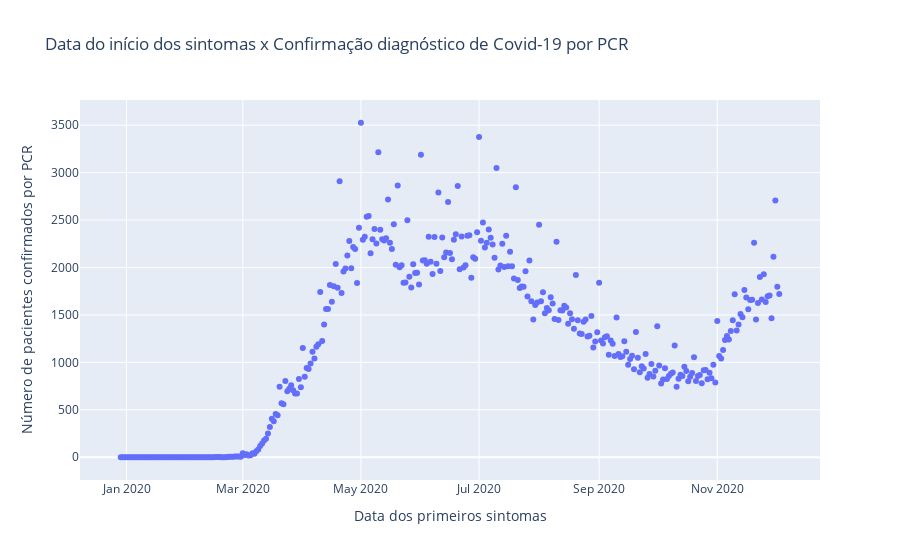

Notebook cell for this chart:
### Code cell
plot_graph(df_covid_pcr_br, 'DT_SIN_PRI', 'PCR_SARS2', 'Data do início dos sintomas x Confirmação diagnóstico de Covid-19 por PCR', 'Data dos primeiros sintomas', 'Número de pacientes confirmados por PCR')

### Figure 1 — Plotly figure (JSON) as saved in the notebook; plotly's stock layout.template omitted (floating-point values rounded to 4 significant figures; data arrays with more than 128 entries replaced by an {"elided": "..."} marker saying what was removed)
{"data": [{"mode": "markers", "type": "scatter", "x": {"elided": "341 str values"}, "y": {"elided": "341 int values"}}], "layout": {"title": {"text": "Data do início dos sintomas x Confirmação diagnóstico de Covid-19 por PCR"}, "xaxis": {"title": {"text": "Data dos primeiros sintomas"}}, "yaxis": {"title": {"text": "Número de pacientes confirmados por PCR"}}}}
